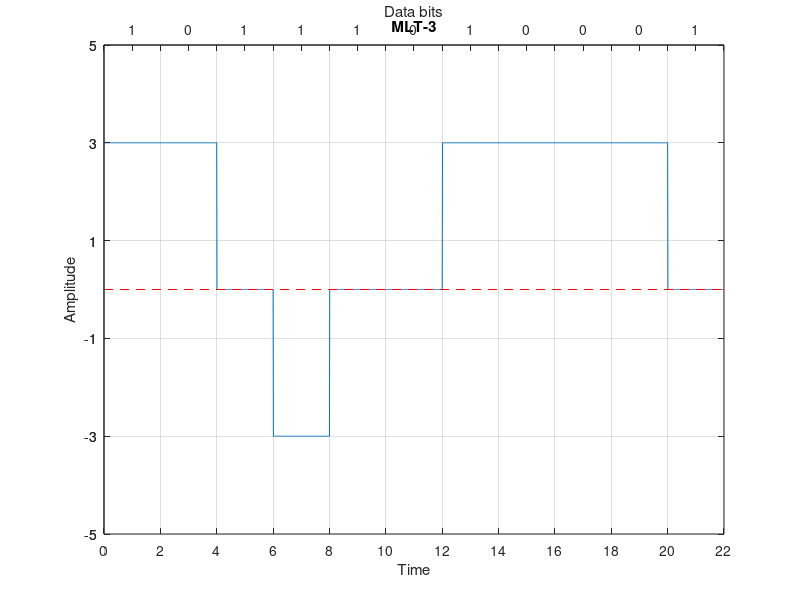

Reproduce this figure in MATLAB.
close all; clear all; clc;

bits = [1 0 1 1 1 0 1 0 0 0 1];
bit_duration = 2;

fs = 100;
total_time = length(bits) * bit_duration;
time = 0: 1/fs : total_time;

amplitude = 3;

# Modulation
prv_nonzero_state = -1;
prv_state = 0;
for i = 1 : length(bits)
  if bits(i) == 1
     if prv_state != 0
        signal_value(i) = 0;
        prv_state = 0;
     else
        signal_value(i) = -prv_nonzero_state;
        prv_nonzero_state = -prv_nonzero_state;
        prv_state = prv_nonzero_state;
     endif
  else
      signal_value(i) = prv_state;
  endif
endfor

idx = 1;
for i = 1 : length(time)
   modulated_signal(i) = signal_value(idx) * amplitude;
   if time(i)/bit_duration >= idx
     idx = idx + 1;
   endif
endfor


# Ploting
plot(time, modulated_signal);
xticks([0: bit_duration: total_time]);
yticks([-5: 2: 5]);
ylim([-5, 5]);
xlim([0, total_time]);
grid on;
title('MLT-3');
xlabel('Time');
ylabel('Amplitude');
line([0, total_time], [0, 0], 'linestyle', '--', 'color', 'r')

# Top axis
ax1 = gca;
ax2 = axes('position', get(ax1, 'position'), 'color', 'none');
set(ax2, 'xaxislocation', 'top');
set(ax2, 'xlim', get(ax1, 'xlim'));
set(ax2, 'ylim', get(ax1, 'ylim'));
set(ax2, 'xtick', [bit_duration/2: bit_duration: total_time]);
set(ax2, 'ytick', get(ax1, 'ytick'));
set(ax2, 'xticklabel', bits);
set(ax2, 'xlabel', 'Data bits');


# Demodulation
prv_state = 0;
idx = 1;
for i = 1 : length(time)
    if time(i)/bit_duration >= idx
        value = modulated_signal(i)/amplitude;
        if value == prv_state
          received(idx) = 0;
        else
          received(idx) = 1;
          if value == 1
            prv_state = 1;
          elseif value == -1
            prv_state = -1;
          else
            prv_state = 0;
          endif
        endif
        idx = idx + 1;
    endif
endfor

disp('Sender End: ');
disp(bits);
disp('Receiver End: ');
disp(received);
